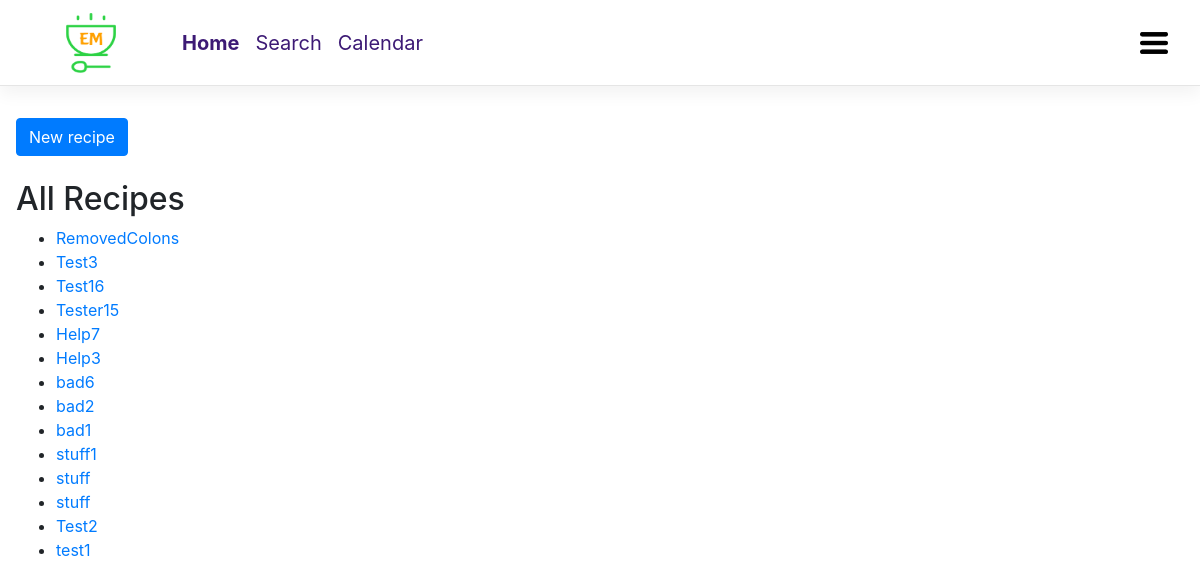
Before: /registration/recipes with the older database file.
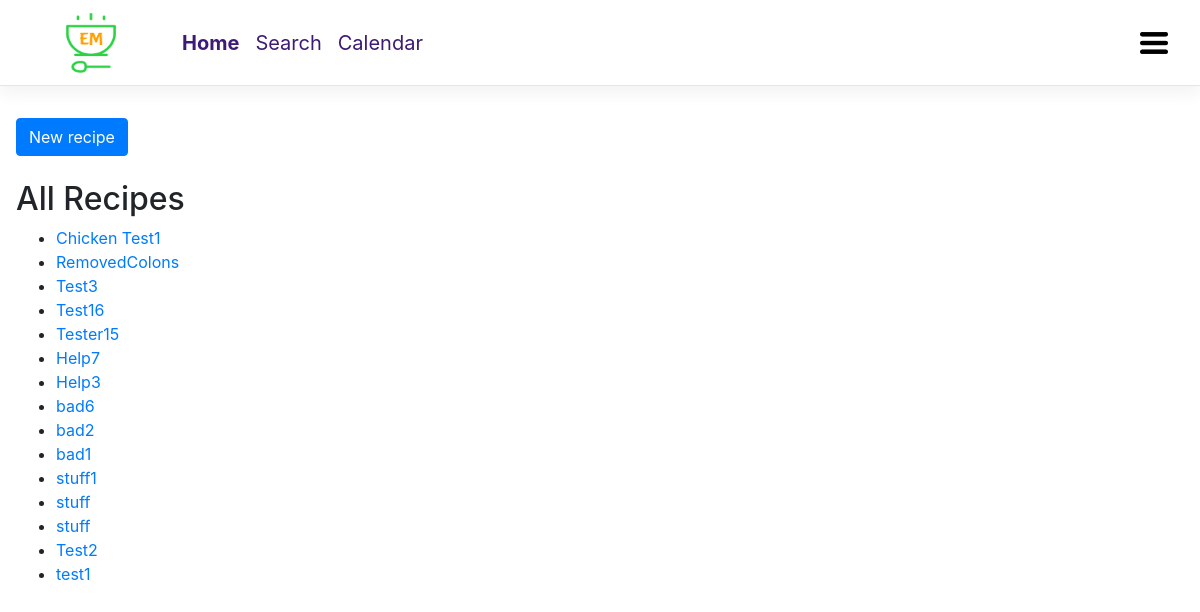
After: the same page with the newer database file.
### em_website/models.py (models this page shows, shortened)
class Recipe(models.Model):
    title = models.CharField(u'Title', max_length=255)
    slug = models.SlugField(unique=True)
    ingredients = models.TextField(u'Ingredients',
        help_text=u'One ingredient per line')
    preparation = models.TextField(u'Preparation')
    time_for_preparation = models.IntegerField(u'Preparation time',
        help_text=u'How many minutes will it take?', blank=True, null=True,default = 15)
    number_of_portions = models.PositiveIntegerField(u'Number of portions',default = 1)
    author = models.ForeignKey(User,on_delete = models.CASCADE, verbose_name=u'Author')
    date_created = models.DateTimeField(editable=False)
    date_updated = models.DateTimeField(editable=False)
    class Meta:
        verbose_name = u'Recipe'
        verbose_name_plural = u'Recipes'
        ordering = ['-date_created']

### em_website/views.py (the view)
def index2(request):
    queryset = Recipe.objects.all()
    context = {
        "object_list": queryset
    }
    return render(request,'index2.html',context)

### templates/index2.html (shortened to what this page needs)
{% extends "base.html" %}
{% block navbar_Content %}
    <li class="nav-item active">
        <a class="nav-link" href="{% url 'em_home' %}">Home</a>
    </li>
    <li class="nav-item">
        <a class="nav-link" href="{% url 'em_search' %}">Search</a>
    </li>
    <li class="nav-item">
        <a class="nav-link" href="#">Calendar</a>
    </li>
{% endblock %}
{% block content %}
<div class="mb-4">
  <a href="{% url 'new_recipe'  %}" class="btn btn-primary">New recipe</a>
</div>
<h2>All Recipes</h2>
<ul>
    {% for recipe in object_list%}
    <li><a href="/em_website/recipes/{{ recipe.slug }}/">{{ recipe.title }}</a></li>
    {% endfor %}
</ul>
{% endblock %}

Changed rows visible on the page:
added Recipe: title "Chicken Test1"
